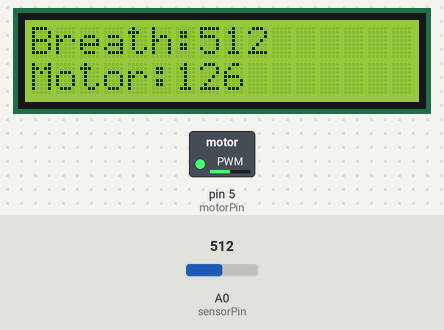
Simulated run of this sketch. Board: Arduino Uno, built with avr-gcc and run on an emulated ATmega328P. Parts: 16×2 character LCD, switched loads named in the sketch (green lamp = pin HIGH). The test bench sets the inputs (shaded band); at power-on: A0 (sensorPin) = 512. What the sketch prints to the serial monitor is not drawn.

Above: at 1.2 s.
1.3 s: A0 (sensorPin) set to 716
At 2.0 s:
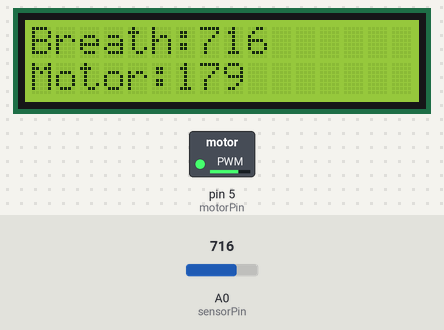
2.8 s: A0 (sensorPin) set to 900
At 3.6 s:
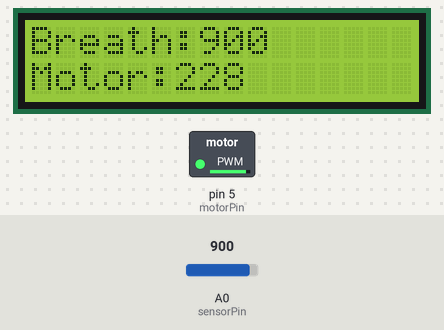
4.3 s: A0 (sensorPin) set to 122
At 5.1 s:
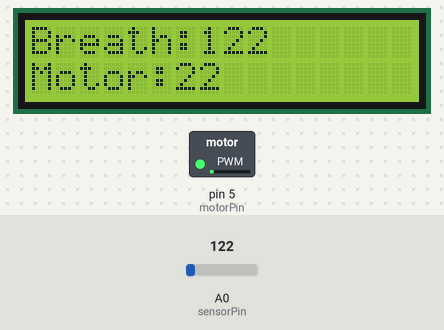
5.8 s: A0 (sensorPin) set to 25
At 6.7 s:
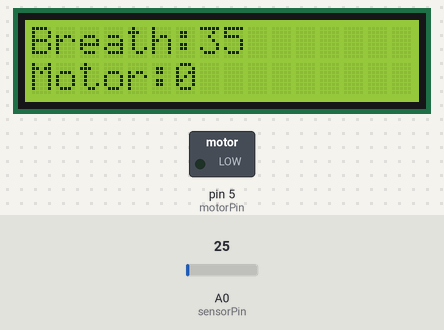
Timing chart, 0 to 8.3 s (numbered marks = the images above; inputs shaded):
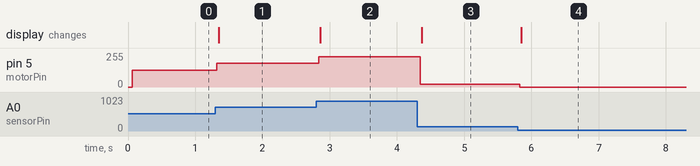

The sketch:

fan_control.ino
```cpp
// C++ code
/*Telematic Breath system. We use wind speed sensor(Potentiometer instead of a wind speed sensor)
to make the fan(motor used instead) start spinning and control the speed base on the quantity of the
breath(air flow) which the sensor receive. */

#include <Wire.h>
#include <LiquidCrystal_I2C.h>

// Tinkercad uses address 32 (0x20), not 0x27
LiquidCrystal_I2C lcd(32, 16, 2); // Initialize I2C LCD (address 32 which is 0x20, 16 columns, 2 rows)

const int motorPin = 5;
const int sensorPin = A0;

const int minReading = 35;
const int maxReading = 1000;
const int motorStart = 100;

int analogValue = 0;
int motorSpeed = 0;

void setup()
{
  Serial.begin(9600);
  pinMode(motorPin, OUTPUT);
  lcd.init();         // Initialize the LCD
  lcd.backlight();    // Turn on the backlight
}


void loop()
{
  analogValue = analogRead(sensorPin);
  analogValue = constrain(analogValue, minReading, maxReading);
  motorSpeed = map(analogValue, minReading, maxReading, 0, 255);

  if((analogValue > minReading) && (analogValue < motorStart))
  {
    analogWrite(motorPin, motorStart);
  }
  else analogWrite(motorPin, motorSpeed);

  // LCD display
   // Set the cursor to column 0, row 0 (the first row)
  lcd.setCursor(0,0);
  lcd.print("Breath:");
  lcd.print(analogValue);
  lcd.print("   ");  // Print spaces to overwrite old digits (prevents ghosting from 1000 to 99)

   // Set the cursor to column 0, row 1 (the second row)
  lcd.setCursor(0,1);
  lcd.print("Motor:");
  lcd.print(motorSpeed);
  lcd.print("   ");  // clear extra characters

   // Send data to Python (format: breath,motorSpeed)
  Serial.print(analogValue);  // breath value
  Serial.print(",");          // separator
  Serial.println(motorSpeed); // motor speed

  delay(25);  // updates every 25ms for smooth plotting
}
```

Measured:
- after the input at 1.3 s, pin 5 (motorPin): 126/255 → 179/255 at once; the display: changes after 0.05 s (image 1)
- after the input at 2.8 s, pin 5 (motorPin): 179/255 → 228/255 at once; the display: changes after 0.06 s (image 2)
- after the input at 4.3 s, pin 5 (motorPin): 228/255 → 22/255 after 0.05 s; the display: changes after 0.07 s (image 3)
- after the input at 5.8 s, pin 5 (motorPin): 22/255 → 0/255 at once; the display: changes after 0.05 s (image 4)
